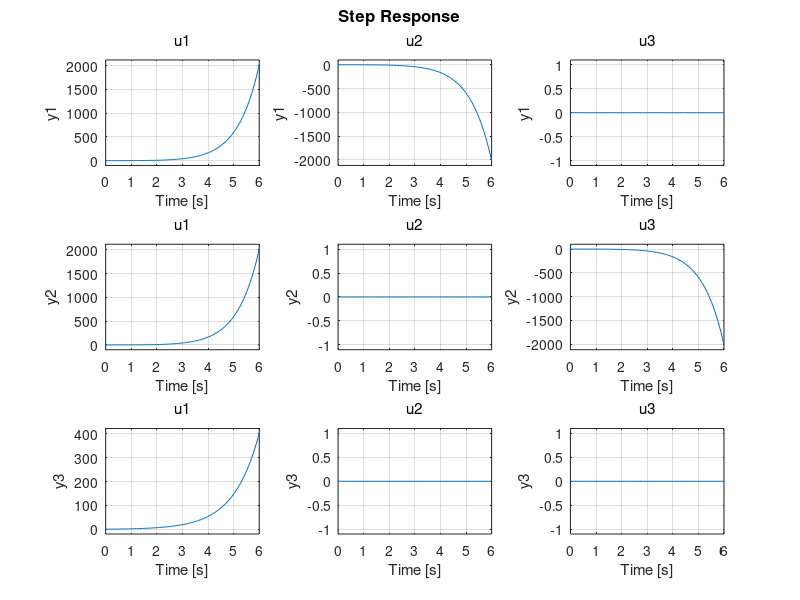

Here is the MATLAB script that generated this plot:
%Kate Williams and Shikhar Varshney
%Satellite Constellation Model
%(row,column)
%%
N=3; %Number of satellites in constellation
At_MLT= zeros(N,N-1);%N by N-1 transposed incidence matrix for minimal length tree (MLT)

At_MLT(:,1)=1;
for i=1:N-1
    At_MLT(i,i+1)=-1;
end
At_MLT=At_MLT(1:N-1,:);

A = [eye(N-1) At_MLT;
     zeros(N,N-1) eye(N)];
%%
% I11=eye(N-1);
% I22=eye(N);
% 
% A(1:N-1,1:N-1)=I11;
% A(N:2*N-1,N+1:2*N)=I22;

Bt=[zeros(N,N-1) eye(N)];

B=transpose(Bt);
%assume C matirx idenity matrix
C=eye(N,2*N-1);

%assume D matrix is zero
D=0;

%simulate
sys=ss(A,B,C,D);


step(sys)

